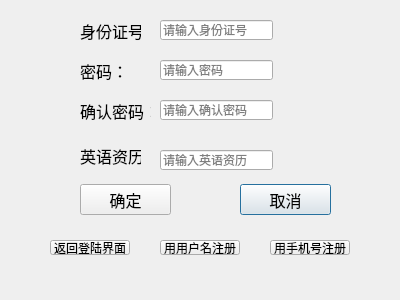
<?xml version="1.0" encoding="UTF-8"?>
<ui version="4.0">
 <class>registerID</class>
 <widget class="QDialog" name="registerID">
  <property name="geometry">
   <rect>
    <x>0</x>
    <y>0</y>
    <width>400</width>
    <height>300</height>
   </rect>
  </property>
  <property name="windowTitle">
   <string>Dialog</string>
  </property>
  <widget class="QLabel" name="label_4">
   <property name="geometry">
    <rect>
     <x>80</x>
     <y>140</y>
     <width>61</width>
     <height>31</height>
    </rect>
   </property>
   <property name="font">
    <font>
     <family>Arial</family>
     <pointsize>12</pointsize>
    </font>
   </property>
   <property name="text">
    <string>英语资历：</string>
   </property>
  </widget>
  <widget class="QLineEdit" name="passwrdEdit">
   <property name="geometry">
    <rect>
     <x>160</x>
     <y>60</y>
     <width>113</width>
     <height>20</height>
    </rect>
   </property>
   <property name="echoMode">
    <enum>QLineEdit::Password</enum>
   </property>
   <property name="placeholderText">
    <string>请输入密码</string>
   </property>
  </widget>
  <widget class="QLineEdit" name="EnglishEdit">
   <property name="geometry">
    <rect>
     <x>160</x>
     <y>150</y>
     <width>113</width>
     <height>20</height>
    </rect>
   </property>
   <property name="placeholderText">
    <string>请输入英语资历</string>
   </property>
  </widget>
  <widget class="QLabel" name="label_2">
   <property name="geometry">
    <rect>
     <x>80</x>
     <y>60</y>
     <width>51</width>
     <height>21</height>
    </rect>
   </property>
   <property name="font">
    <font>
     <family>Arial</family>
     <pointsize>12</pointsize>
    </font>
   </property>
   <property name="text">
    <string>密码：</string>
   </property>
  </widget>
  <widget class="QPushButton" name="canclBtn">
   <property name="geometry">
    <rect>
     <x>240</x>
     <y>184</y>
     <width>91</width>
     <height>31</height>
    </rect>
   </property>
   <property name="font">
    <font>
     <family>Arial</family>
     <pointsize>12</pointsize>
    </font>
   </property>
   <property name="text">
    <string>取消</string>
   </property>
  </widget>
  <widget class="QLabel" name="label_3">
   <property name="geometry">
    <rect>
     <x>80</x>
     <y>100</y>
     <width>71</width>
     <height>21</height>
    </rect>
   </property>
   <property name="font">
    <font>
     <family>Arial</family>
     <pointsize>12</pointsize>
    </font>
   </property>
   <property name="text">
    <string>确认密码：</string>
   </property>
  </widget>
  <widget class="QLineEdit" name="IDEdit">
   <property name="geometry">
    <rect>
     <x>160</x>
     <y>20</y>
     <width>113</width>
     <height>20</height>
    </rect>
   </property>
   <property name="placeholderText">
    <string>请输入身份证号</string>
   </property>
  </widget>
  <widget class="QPushButton" name="confrmBtn">
   <property name="geometry">
    <rect>
     <x>80</x>
     <y>184</y>
     <width>91</width>
     <height>31</height>
    </rect>
   </property>
   <property name="font">
    <font>
     <family>Arial</family>
     <pointsize>12</pointsize>
    </font>
   </property>
   <property name="text">
    <string>确定</string>
   </property>
  </widget>
  <widget class="QLineEdit" name="confrmPswrdEdit">
   <property name="geometry">
    <rect>
     <x>160</x>
     <y>100</y>
     <width>113</width>
     <height>20</height>
    </rect>
   </property>
   <property name="echoMode">
    <enum>QLineEdit::Password</enum>
   </property>
   <property name="placeholderText">
    <string>请输入确认密码</string>
   </property>
  </widget>
  <widget class="QPushButton" name="rtrnLoginBtn">
   <property name="geometry">
    <rect>
     <x>50</x>
     <y>240</y>
     <width>80</width>
     <height>15</height>
    </rect>
   </property>
   <property name="text">
    <string>返回登陆界面</string>
   </property>
  </widget>
  <widget class="QPushButton" name="phonenumRgstrBtn">
   <property name="geometry">
    <rect>
     <x>270</x>
     <y>240</y>
     <width>80</width>
     <height>15</height>
    </rect>
   </property>
   <property name="text">
    <string>用手机号注册</string>
   </property>
  </widget>
  <widget class="QLabel" name="label">
   <property name="geometry">
    <rect>
     <x>80</x>
     <y>20</y>
     <width>61</width>
     <height>21</height>
    </rect>
   </property>
   <property name="font">
    <font>
     <family>Arial</family>
     <pointsize>12</pointsize>
    </font>
   </property>
   <property name="text">
    <string>身份证号：</string>
   </property>
  </widget>
  <widget class="QPushButton" name="usrnameRegisterBtn">
   <property name="geometry">
    <rect>
     <x>160</x>
     <y>240</y>
     <width>80</width>
     <height>15</height>
    </rect>
   </property>
   <property name="text">
    <string>用用户名注册</string>
   </property>
  </widget>
 </widget>
 <resources/>
 <connections/>
</ui>
